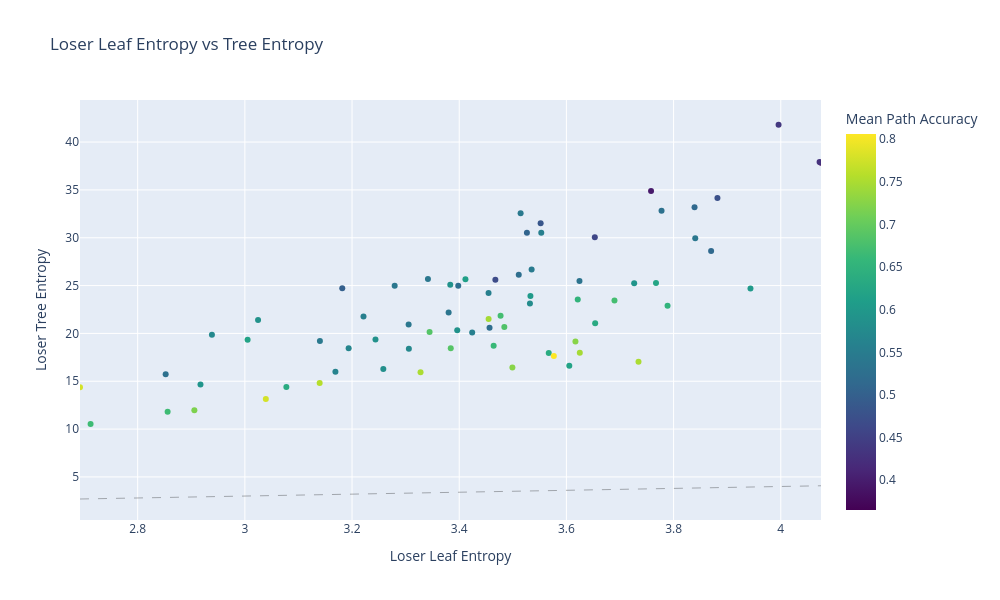

Notebook code cell kept with this figure:
### Markdown cell above
#### Tree and leaf entropy

### Code cell
# Calculate entropy for winner/loser trees and final nodes

# Helper function to calculate entropy
def calculate_entropy(counts):
    probabilities = counts / np.sum(counts)
    # Remove zero probabilities to avoid log(0)
    probabilities = probabilities[probabilities > 0]
    return -np.sum(probabilities * np.log2(probabilities))

def calculate_tree_entropy(G):
    # Get all non-leaf nodes (nodes with outgoing edges)
    non_leaf_nodes = [node for node in G.nodes() if len(list(G.neighbors(node))) > 0]
    
    tree_entropy = 0
    for node in non_leaf_nodes:
        # Get outgoing edges and their weights
        edge_weights = [G.edges[node, successor]['weight'] for successor in G.neighbors(node)]
        total_weight = sum(edge_weights)
        
        if total_weight > 0:  # Avoid division by zero
            # Calculate probabilities for each branch
            probabilities = np.array(edge_weights) / total_weight
            
            # Calculate entropy for this node
            node_entropy = -np.sum(probabilities * np.log2(probabilities))
            tree_entropy += node_entropy
    
    return tree_entropy

# Calculate entropy for winner/loser trees
winner_tree_entropies = []
loser_tree_entropies = []

winner_leaf_entropies = []
loser_leaf_entropies = []

accs = []

pairs = []

for (start_node, end_node), group in test_df.groupby(["StartAt", "EndAt"]):
    pairs.append(start_node+end_node)
    trajs = generate_trajs_from_df(group)
    # G = generate_flow_tree_from_trajs(trajs, END_NODE=end_node)

    # new_G = nx.relabel.convert_node_labels_to_integers(G, first_label=0, ordering='default') # need to do for embeddings
    # flow_trees.append(new_G)
    accs.append(group["path_mean_acc"].iloc[0])
    # paths.append((start_node, end_node))
    # tree_dict[(start_node, end_node)] = [new_G, group["path_mean_acc"].iloc[0]]

    group["accuracy"] = group["accuracy"].astype(bool)

    # WINNERS ONLY
    winner_trajs = generate_trajs_from_df(group[group["accuracy"]])
    winner_ends = [winner_traj[-1] for winner_traj in winner_trajs]
    winner_end_counts = pd.Series(winner_ends).value_counts()
    winner_leaf_entropies.append(calculate_entropy(winner_end_counts))

    G_winner = generate_flow_tree_from_trajs(winner_trajs, END_NODE=end_node)
    winner_tree_entropies.append(calculate_tree_entropy(G_winner))

    # G = generate_flow_tree_from_trajs(trajs, END_NODE=end_node)
    # winner_tree_dict[(start_node, end_node)] = G

    # LOSERS ONLY
    loser_trajs = generate_trajs_from_df(group[~group["accuracy"]])
    loser_ends = [loser_traj[-1] for loser_traj in loser_trajs]
    loser_end_counts = pd.Series(loser_ends).value_counts()
    loser_leaf_entropies.append(calculate_entropy(loser_end_counts))

    G_loser = generate_flow_tree_from_trajs(loser_trajs, END_NODE=end_node)
    loser_tree_entropies.append(calculate_tree_entropy(G_loser))

    # G = generate_flow_tree_from_trajs(trajs, END_NODE=end_node)
    # loser_tree_dict[(start_node, end_node)] = G

# Print mean and variance of leaf entropies
print(f"Winner leaf entropy - Mean: {np.mean(winner_leaf_entropies):.3f}, Variance: {np.var(winner_leaf_entropies):.3f}")
print(f"Loser leaf entropy - Mean: {np.mean(loser_leaf_entropies):.3f}, Variance: {np.var(loser_leaf_entropies):.3f}")
print("Entropy of 3 can mean there are 2^3 equally likely outcomes.")

print(f"Winner tree entropy - Mean: {np.mean(winner_tree_entropies):.3f}, Variance: {np.var(winner_tree_entropies):.3f}")
print(f"Loser tree entropy - Mean: {np.mean(loser_tree_entropies):.3f}, Variance: {np.var(loser_tree_entropies):.3f}")


import plotly.express as px
import plotly.graph_objects as go

# Create a dataframe for plotly
df = pd.DataFrame({
    'Leaf Entropy': loser_leaf_entropies,
    'Tree Entropy': loser_tree_entropies,
    'Winner Tree Entropy': winner_tree_entropies,
    'Mean Accuracy': accs,
    'Pair': pairs
})

# Create scatter plot
fig = px.scatter(df, 
                 x='Leaf Entropy', 
                 y='Tree Entropy',
                 color='Mean Accuracy',
                 hover_data={'Leaf Entropy': ':.3f',
                           'Tree Entropy': ':.3f', 
                           'Winner Tree Entropy': ':.3f',
                           'Mean Accuracy': ':.3f',
                           'Pair': True},
                 opacity=1,
                 color_continuous_scale='viridis',
                 title='Loser Leaf Entropy vs Tree Entropy')

# Add diagonal reference line
fig.add_trace(
    go.Scatter(x=[min(loser_leaf_entropies), max(loser_leaf_entropies)],
               y=[min(loser_leaf_entropies), max(loser_leaf_entropies)],
               mode='lines',
               line=dict(dash='dash', color='black', width=1),
               opacity=0.3,
               showlegend=False)
)

# Update layout
fig.update_layout(
    width=1000,
    height=600,
    xaxis_title="Loser Leaf Entropy",
    yaxis_title="Loser Tree Entropy",
    xaxis=dict(range=[min(loser_leaf_entropies), max(loser_leaf_entropies)]),
    coloraxis_colorbar_title="Mean Path Accuracy"
)

fig.show()

### Figure 1 — Plotly figure (JSON) as saved in the notebook; plotly's stock layout.template omitted (floating-point values rounded to 4 significant figures; data arrays with more than 128 entries replaced by an {"elided": "..."} marker saying what was removed)
{"data": [{"customdata": {"elided": "72x3 mixed values"}, "hovertemplate": "Leaf Entropy=%{x:.3f}<br>Tree Entropy=%{y:.3f}<br>Winner Tree Entropy=%{customdata[0]:.3f}<br>Mean Accuracy=%{marker.color:.3f}<br>Pair=%{customdata[2]}<extra></extra>", "legendgroup": "", "marker": {"color": [0.5556, 0.5469, 0.7463, 0.7258, 0.6825, 0.5, 0.6349, 0.5556, 0.5735, 0.5556, 0.5294, 0.8061, 0.6667, 0.4762, 0.6875, 0.5294, 0.5238, 0.619, 0.6119, 0.75, 0.7581, 0.4677, 0.6866, 0.5397, 0.6508, 0.5781, 0.5882, 0.746, 0.6515, 0.5079, 0.6719, 0.5147, 0.5882, 0.6349, 0.5938, 0.5625, 0.7188, 0.5556, 0.6324, 0.3651, 0.4375, 0.5441, 0.6032, 0.5397, 0.75, 0.3971, 0.6716, 0.4286, 0.5714, 0.6618, 0.5942, 0.5672, 0.7778, 0.5846, 0.7778, 0.5238, 0.4839, 0.5373, 0.6032, 0.5873, 0.7258, 0.5397, 0.5323, 0.6232, 0.5147, 0.4603, 0.5238, 0.5397, 0.5441, 0.5882, 0.619, 0.6667], "coloraxis": "coloraxis", "opacity": 1, "symbol": "circle"}, "mode": "markers", "name": "", "orientation": "v", "showlegend": false, "type": "scatter", "x": [3.221, 3.535, 3.455, 3.617, 3.484, 3.182, 3.567, 3.553, 2.939, 3.455, 2.852, 3.577, 2.856, 3.882, 3.384, 3.778, 3.511, 3.605, 3.412, 3.735, 3.14, 3.467, 3.345, 3.84, 3.789, 3.532, 3.025, 3.625, 3.621, 3.526, 3.69, 3.87, 3.396, 3.077, 2.917, 3.169, 2.906, 3.424, 3.654, 4.075, 3.996, 3.515, 3.943, 3.342, 3.328, 3.758, 3.477, 4.072, 3.306, 3.464, 3.726, 3.194, 2.692, 3.258, 3.039, 3.457, 3.552, 3.38, 3.533, 3.244, 3.499, 3.306, 3.624, 3.767, 3.839, 3.653, 3.398, 3.28, 3.14, 3.383, 3.005, 2.712], "xaxis": "x", "y": [21.77, 26.67, 21.5, 19.17, 20.68, 24.71, 17.96, 30.53, 19.87, 24.23, 15.74, 17.63, 11.8, 34.14, 18.44, 32.83, 26.13, 16.62, 25.67, 17.04, 14.82, 25.6, 20.14, 29.96, 22.88, 23.13, 21.4, 17.99, 23.53, 30.53, 23.43, 28.62, 20.34, 14.41, 14.67, 15.99, 11.97, 20.1, 21.06, 37.84, 41.81, 32.56, 24.69, 25.7, 15.95, 34.89, 21.85, 37.93, 18.39, 18.71, 25.25, 18.45, 14.38, 16.28, 13.14, 20.59, 31.52, 22.19, 23.92, 19.37, 16.44, 20.93, 25.49, 25.28, 33.19, 30.06, 24.98, 24.97, 19.2, 25.09, 19.35, 10.53], "yaxis": "y"}, {"line": {"color": "black", "dash": "dash", "width": 1}, "mode": "lines", "opacity": 0.3, "showlegend": false, "type": "scatter", "x": [2.692, 4.075], "y": [2.692, 4.075]}], "layout": {"coloraxis": {"colorbar": {"title": {"text": "Mean Path Accuracy"}}, "colorscale": [[0, "#440154"], [0.1111, "#482878"], [0.2222, "#3e4989"], [0.3333, "#31688e"], [0.4444, "#26828e"], [0.5556, "#1f9e89"], [0.6667, "#35b779"], [0.7778, "#6ece58"], [0.8889, "#b5de2b"], [1, "#fde725"]]}, "height": 600, "legend": {"tracegroupgap": 0}, "title": {"text": "Loser Leaf Entropy vs Tree Entropy"}, "width": 1000, "xaxis": {"anchor": "y", "domain": [0, 1], "range": [2.692, 4.075], "title": {"text": "Loser Leaf Entropy"}}, "yaxis": {"anchor": "x", "domain": [0, 1], "title": {"text": "Loser Tree Entropy"}}}}
